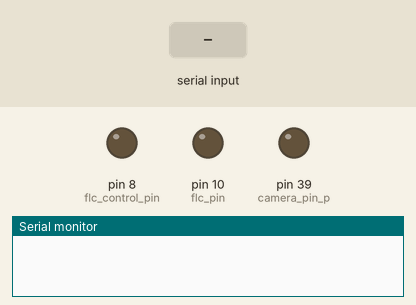
Simulated run of this sketch. Board: Arduino Mega 2560, built with avr-gcc and run on an emulated ATmega2560. Shown: output pins drawn as LEDs (lit = HIGH), the last lines printed to the serial monitor. The inputs (shaded band) are chosen by the test bench. Pins used as bus, display or sensor lines are not drawn.

Above: at 1.2 s.
1.3 s: "200\n" received over Serial
At 3.2 s:
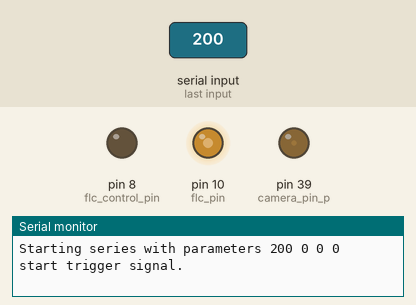
Timing chart, 0 to 4.7 s (numbered marks = the images above; inputs shaded):
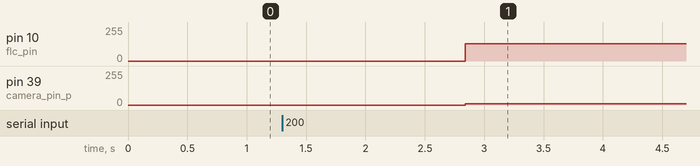

Measured:
- after the input at 1.3 s, pin 10 (flc_pin): 0/255 → 128/255 after 1.5 s; pin 39 (camera_pin_p): 0/255 → 11/255 after 1.5 s

The sketch:

nir_pdi_synchronization_ttl.ino
```cpp
//#define camera_pin_p DAC0
//#define camera_pin_n DAC1
#define camera_pin_p 39
#define flc_pin 10
#define flc_control_pin 8
#define lvds_vcc 6
#define trigger_pin 2

//#define LVDS_HIGH 1.375
//#define LVDS_LOW 1.025
//#define VOLTAGE_OUTPUT 3.3

// FYI C people: Arduino int is 16bit, long is 32 bits.
// We use unsigned long for everything time-related in microseconds.
unsigned long max_integration_time = 1000000;
unsigned long min_integration_time = 100;
unsigned long last_loop_finish;
unsigned long last_reset;
unsigned long dt1;
unsigned long dt2;
unsigned long dt3;
unsigned long dt4;
unsigned long dt5;
unsigned long dt6;
unsigned long integration_time;
unsigned long pulse_width;
unsigned long flc_offset;

int trigger_mode;

int sweep_mode = 0;
int auto_reset_mode = 0;
unsigned long next_reset = 0;

void setup()
{
  Serial.begin(115200);
  Serial.setTimeout(500);

  pinMode(camera_pin_p, OUTPUT);
  digitalWrite(camera_pin_p, 0);
  pinMode(flc_pin, OUTPUT);
  digitalWrite(flc_pin, LOW);
  pinMode(flc_control_pin, OUTPUT);
  digitalWrite(flc_control_pin, LOW);
  pinMode(trigger_pin, INPUT);
  pinMode(lvds_vcc, OUTPUT);
  digitalWrite(lvds_vcc, HIGH);
}

void loop()
{
  if (Serial.available())
  {
    integration_time = Serial.parseInt();

    if (integration_time == 0) {
      Serial.println("Arduino abort");
      return;
    }

    pulse_width = Serial.parseInt();
    flc_offset = Serial.parseInt();
    trigger_mode = Serial.parseInt();

    if (integration_time > max_integration_time)
    {
      Serial.println("ERROR - frequency too low.");
    }
    else if (integration_time < min_integration_time)
    {
      Serial.println("ERROR - frequency too high.");
    }
    else if (flc_offset < 0 || flc_offset + pulse_width >= integration_time)
    {
      Serial.println("ERROR - flc_offset invalid: > 0 and < width+period");
    }
    else // All serial parameters valid
    {
      Serial.print("Starting series with parameters ");
      Serial.print(integration_time);
      Serial.print(" ");
      Serial.print(pulse_width);
      Serial.print(" ");
      Serial.print(flc_offset);
      Serial.print(" ");
      Serial.print(trigger_mode);
      Serial.print(" \n");

      if (trigger_mode & 0x1)
      { // Use LSB to define FLC polarity
        digitalWrite(flc_control_pin, HIGH);
      }
      if (trigger_mode & 0x2)
      { // Use 2nd bit for sweep
        sweep_mode = 1;
      }
      if (trigger_mode & 0x4)
      { // Use 3rd bit for auto-reset (for EDT FG).
        auto_reset_mode = 1;
      }

      Serial.print("start trigger signal.\n");

      // Compute values for loop

      last_reset = micros();

      dt1 = flc_offset;
      dt2 = dt1 + pulse_width;
      dt3 = integration_time;

      // Asymmetric triggering by triggering the second frame 20 us too late (see below)
      dt4 = dt1 + integration_time + 20; // 20 us for measurable FLC on / FLC off skew
      dt5 = dt2 + integration_time + 20;
      dt6 = dt3 + integration_time;


      // last_loop_finish is really when the for(;;) last finished.
      last_loop_finish = micros();
      for (;;)
      {
        // One loop pass covers 2 exposure times with 2 polarizations

        // First pola flc_pin LOW
        for (; micros() - last_loop_finish < dt1;) // This way of testing works around micros() overflowing
        {
        }
        digitalWrite(camera_pin_p, HIGH);
        for (; micros() - last_loop_finish < dt2;)
        {
        }
        digitalWrite(camera_pin_p, LOW);
        for (; micros() - last_loop_finish < dt3;)
        {
        }
        // Second pola flc_pin HIGH
        digitalWrite(flc_pin, HIGH);
        for (; micros() - last_loop_finish < dt4;)
        {
        }
        digitalWrite(camera_pin_p, HIGH);
        for (; micros() - last_loop_finish < dt5;)
        {
        }
        digitalWrite(camera_pin_p, LOW);
        for (; micros() - last_loop_finish < dt6;)
        {
        }
        digitalWrite(flc_pin, LOW);

        // Sweep mode
        if (sweep_mode)
        {
          ++flc_offset;
          if (flc_offset + pulse_width == integration_time)
          {
            flc_offset = 0;
          }
        }

        if (auto_reset_mode && (micros() - last_reset) >= 5000000) // 5 sec
        {
          // Sleep for 150 ms
          // EDT framegrabber set to timeout at 100 ms. Force it to timeout.
          for (; micros() - last_loop_finish < dt6 + 150000;)
          {
          }
          // Next reset in 5 sec.
          last_reset = micros();
          last_loop_finish = last_reset;
        } // if auto_reset

        last_loop_finish += dt6; // We take it that way, rather than calling micros() again.
        // Otherwise the loop will be a teensy tiny bit longer than 2*integration_time.

      }   // For FLC / cam trig loop
    }     // else: All serial parameters valid


    // Note: this code won't ever be executed. You'll need to reboot the arduino
    // In reset mode to get that done in setup().
    digitalWrite(flc_pin, LOW);
    digitalWrite(flc_control_pin, LOW);

    Serial.println("OK - data obtaining complete.");
  } // if serial available
} // function void loop() {}
```
